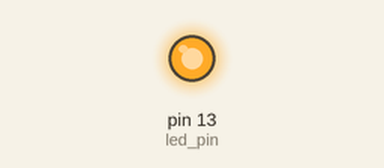
Bench run of a sketch on a simulated Arduino Uno, built with avr-gcc and run on an emulated ATmega328P. On the bench: output pins drawn as LEDs (lit = HIGH). Random numbers use the default seed unless the sketch sets one.

Above: at 0.16 s.
At 35.85 s:
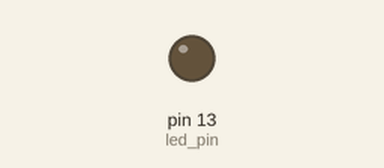
Timing chart, 0 to 40.0 s (numbered marks = the images above):
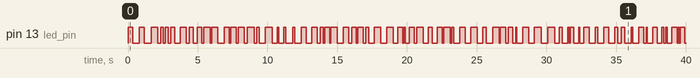

The sketch:

TIP122.ino
```cpp
const int led_pin = 13;
long randOn = 0;
long randOff = 0;

void setup()
{
   randomSeed(analogRead(0));
   pinMode(led_pin,OUTPUT);
}

void loop()
{
   randOn = random(50,500);
   randOff = random(50,500);
   digitalWrite(led_pin,HIGH);
   delay(randOn);
   digitalWrite(led_pin,LOW  );
   delay(randOff);
}
```

Measured:
- by itself, pin 13 (led_pin): LOW → HIGH at 0.00 s, → LOW 0.33 s later, → HIGH 0.49 s later, → LOW 0.33 s later, … (134 changes in this stretch)
